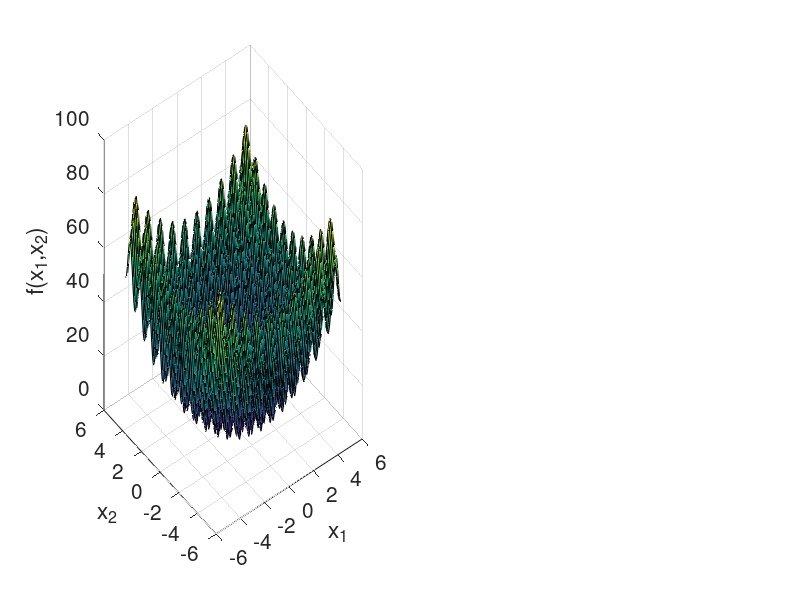

Here is the MATLAB script that generated this plot: (Note: this script raises an error after producing the figure.)
%
MAXIT = 150;
best = zeros(MAXIT);

% límites del espacio:
x_min = -5;
x_max = 5;
w1 = 0.01 * ((x_max -x_min)/20);
w2 = 0.01 * ((x_max -x_min)/20);

% tamaño del enjambre:
N = 20;

% Enjambre aleatorio inicial
P = rand(N,2) .* (x_max - x_min) + x_min;

% velocidades aleatorias iniciales:
v = (rand(N, 2) .* 2 - 1) .* ((x_max -x_min)/20); % Velocidades aleatorias 

x1 = x_min:1e-1:x_max;
x2 = x_min:1e-1:x_max;

[X1,X2] = meshgrid(x1,x2);

f = 20 + X1.^2 + X2.^2 - 10.*(cos(2*pi.*X1)+cos(2*pi.*X2));
eje = subplot(1,2,1);
surf(X1,X2,f);
set(eje,'FontSize',15);
xlabel('x_1');
ylabel('x_2');
zlabel('f(x_1,x_2)');

for k=1:N
    texto = text(P(k,1),P(k,2),rastrigin(P(k,1),P(k,2)),...
        'X','FontSize',60,'Color',[1 0 0],...
        'HorizontalAlignment','center',VerticalAlignment='top');
end
msgbox('Ajuste el punto de vista...','modal');
pause;
[az,el] = view;
P_iBest = P;

i = 1;
while(i<MAXIT)

    fit_iBest = rastrigin(P(:,1),P(:,2));
    fit_GBest = min(fit_iBest);
    P_GBest = P_iBest(fit_GBest == fit_iBest);
    P_GBest = P_GBest(1);
    P = P + v;
    best(i) = fit_GBest;

    % eje = subplot(2,1,1);
    eje = subplot(1,2,1);
    surf(X1,X2,f);
    set(eje,'FontSize',15);
    xlabel('x_1');
    ylabel('x_2');
    zlabel('f(x_1,x_2)');

    for k=1:N
        texto = text(P(k,1),P(k,2),rastrigin(P(k,1),P(k,2)),...
            'X','FontSize',60,'Color',[1 0 0],...
            'HorizontalAlignment','center',VerticalAlignment='top');
    end
    view(az,el);
    if(i>1)
        eje = subplot(1,2,2);
        plot(best(1:i),'LineWidth',2);
        grid minor;
        xlabel('Iterations');
        title('Fitness( P_{GBest} )');
    end
    pause(0.2);


    % Actualizar las velocidades
    v = v + w1 .* rand(N, 2) .* (P_iBest - P) + w2 .* rand(N, 2) .* (P_GBest - P);

    % Actualizar P_iBest
    for k= 1: N
        if fit_iBest(k) < rastrigin(P_iBest(k,1), P_iBest(k,2))
            P_iBest(k, :) = P(k, :);
        end 
    end
   
    % Asegurarse de que las partículas se mantengan dentro de los límites
    P = max(min(P, x_max), x_min);
    i = i + 1;
end





function [z] = rastrigin(x1,x2)
    z = 20 + x1.^2 + x2.^2 - 10.*(cos(2*pi.*x1) + cos(2*pi.*x2));
end
